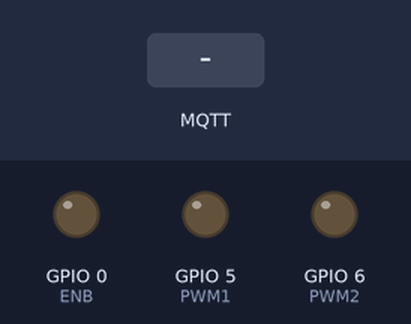
Simulated run of this sketch. Board: ESP32-S3. Shown: output pins drawn as LEDs (lit = HIGH). Inputs (shaded band) come from the test bench. WiFi joins after 1.5 s; servers stay silent unless stated; no MQTT or app messages arrive unless stated; what the sketch prints to the serial monitor is not drawn.

Above: at 2.7 s.
2.8 s: MQTT message "true" arrives on the second subscribed topic
At 3.4 s:
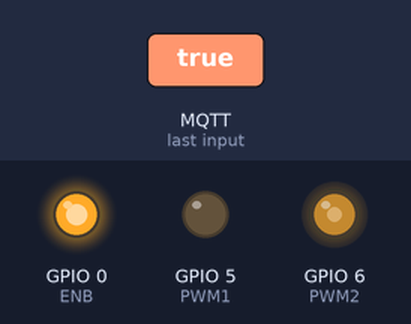
4.3 s: MQTT message "clerge_turn" arrives on the first subscribed topic
At 4.6 s:
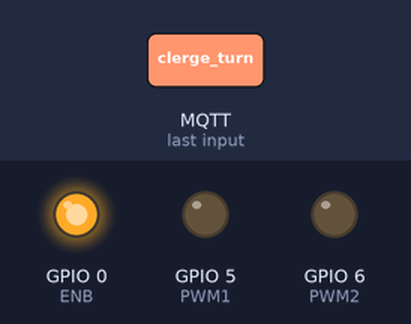
5.8 s: MQTT message "1" arrives on the first subscribed topic
At 6.9 s:
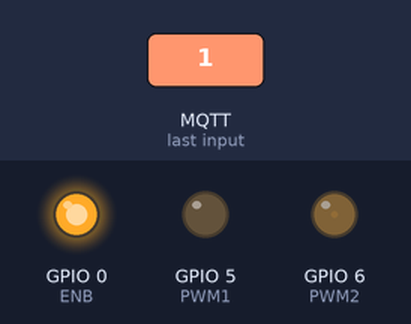
7.3 s: MQTT message "false" arrives on the second subscribed topic
At 8.1 s:
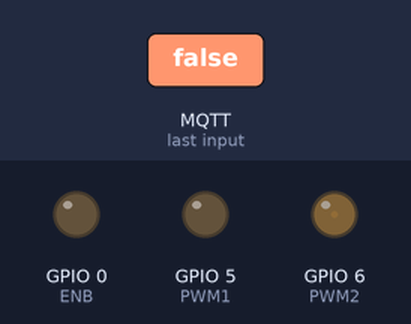
Timing chart, 0 to 9.8 s (numbered marks = the images above; inputs shaded):
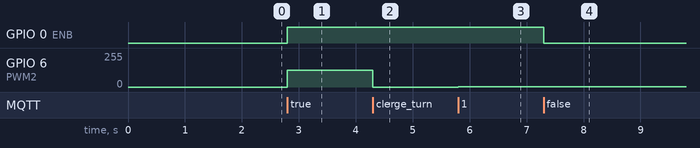

The sketch:

clerge_dc.ino
```cpp
// https://www.pololu.com/product/2997
/*
o → VM
o → GND
o → VCC
o → OCC
o → EN
o → ENB
o → PWM2
o → PWM1
o → OCM
o → DIAG
*/
//---------------------------
//        NETWORK
#include <WiFi.h>
#include <PubSubClient.h>
const char* ssid = "SSID";
const char* password = "PASS";
const char* mqttServer = "192.168.0.196";
const int mqttPort = 1883;
WiFiClient espClient;
PubSubClient client(espClient);

#define ENB 0  //HIGH to ON
#define PWM2 6
#define PWM1 5

int mSpeed = 125;
bool turn, cw = false;

void setup_wifi() {
  delay(10);
  Serial.println();
  Serial.print("Connecting to ");
  Serial.println(ssid);
  WiFi.begin(ssid, password);
  while (WiFi.status() != WL_CONNECTED) {
    delay(500);
    Serial.print(".");
  }
  Serial.println("");
  Serial.print("WiFi connected - ESP IP address: ");
  Serial.println(WiFi.localIP());
}
void reconnect() {
  while (!client.connected()) {
    Serial.print("Attempting MQTT connection...");
    if (client.connect("Krups")) {
      Serial.println("connected");
      client.subscribe("clerge_speed");
      client.subscribe("clerge_turn");
      client.subscribe("clerge_reverse");
      client.subscribe("clerge_brake");
    } else {
      Serial.print("failed, rc=");
      Serial.print(client.state());
      Serial.println(" try again in 5 seconds");
      delay(5000);
    }
  }
}
void callback(char* topic, byte* message, unsigned int length) {
  Serial.print("Message arrived on topic: ");
  Serial.print(topic);
  Serial.print(". Message: ");
  String msg;
  for (int i = 0; i < length; i++) {
    Serial.print((char)message[i]);
    msg += (char)message[i];
  }
  Serial.println();
  if (String(topic) == "clerge_turn") {
    if (String(msg) == "true") {
      turn = true;
    } else if (String(msg) == "false") {
      turn = false;
    }
  } else if (String(topic) == "clerge_speed") {
    mSpeed = msg.toInt();
  } else if (String(topic) == "clerge_reverse") {
    cw = !cw;
  } else if (String(topic) == "clerge_brake") {
    if (String(msg) == "false") {
      Brake();
    }
  }
}


void setup() {
  Serial.begin(115200);

  pinMode(PWM1, OUTPUT);
  pinMode(PWM2, OUTPUT);
  pinMode(ENB, OUTPUT);

  digitalWrite(ENB, LOW);  //turn off driver

  setup_wifi();
  client.setServer(mqttServer, mqttPort);
  client.setCallback(callback);
}

void Brake() {
  analogWrite(PWM1, 0);
  analogWrite(PWM2, 0);
}
void Stop() {
  digitalWrite(ENB, LOW);
}
void Forward(int sd) {
  digitalWrite(ENB, HIGH);
  analogWrite(PWM2, 0);
  analogWrite(PWM1, sd);
}
void Backward(int sd) {
  digitalWrite(ENB, HIGH);
  analogWrite(PWM1, 0);
  analogWrite(PWM2, sd);
}

void loop() {
  if (!client.connected()) {
    reconnect();
  }
  client.loop();

  if (turn) {
    if (cw) {
      Forward(mSpeed);
    } else {
      Backward(mSpeed);
    }
  } else if (!turn) {
    Stop();
  }
}
```

Measured:
- after the input at 2.8 s, GPIO 0 (ENB): LOW → HIGH at once; GPIO 6 (PWM2): 0/255 → 125/255 at once
- after the input at 4.3 s, GPIO 6 (PWM2): 125/255 → 0/255 at once
- after the input at 5.8 s, GPIO 6 (PWM2): 0/255 → 1/255 at once
- after the input at 7.3 s, GPIO 0 (ENB): HIGH → LOW at once
